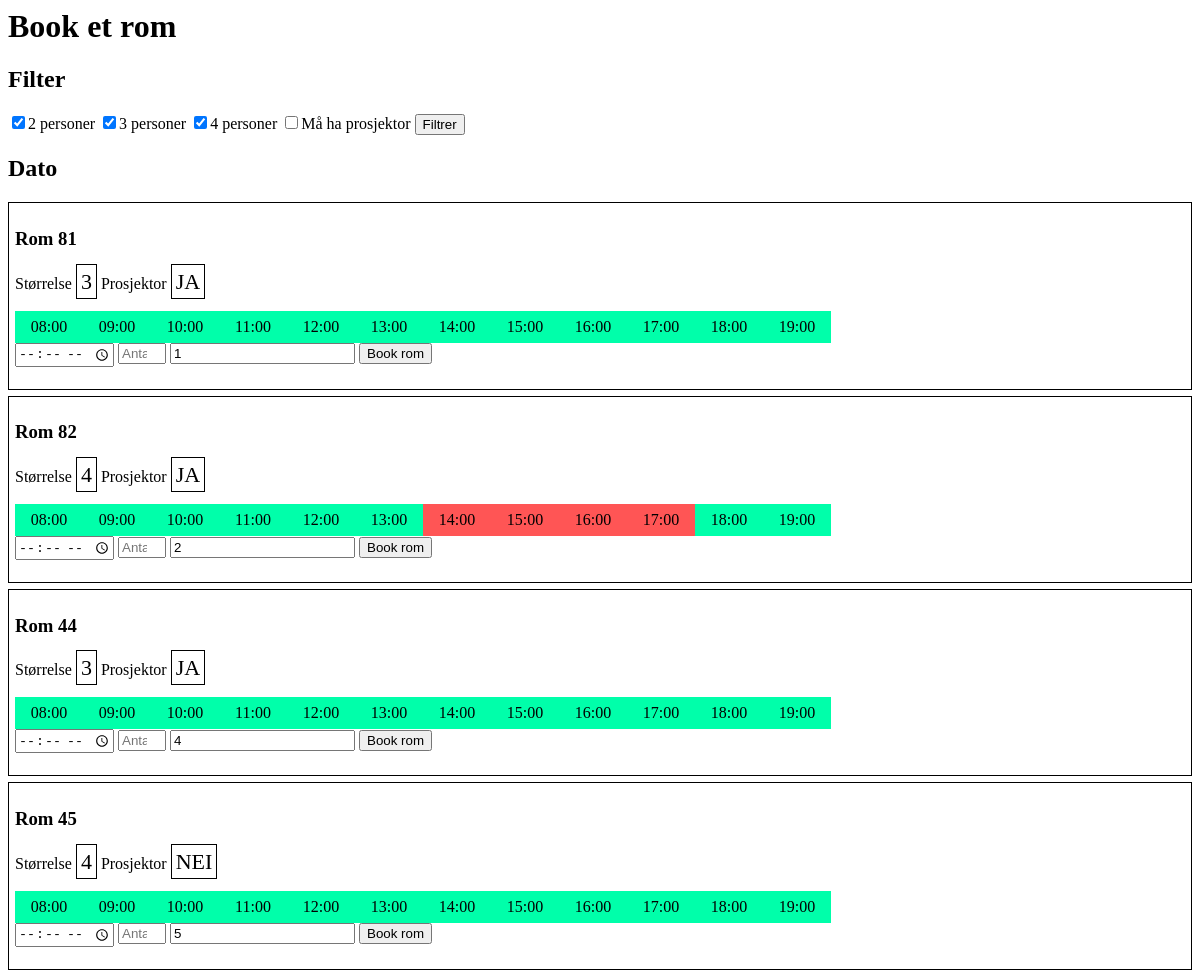
The page / on the database its author committed.
### tables this page shows
CREATE TABLE Rom
(
	RomId int NOT NULL AUTO_INCREMENT,
    Beskrivelse varchar(255),
    Storrelse enum('2', '3', '4'),
    Prosjektor enum('j', 'n'),
    CONSTRAINT pk_RomId PRIMARY KEY (RomId)
);

### index.php (the view, shortened to what this page needs)
<?php
require 'config.php';
?>
<html>
<head>
    <link rel="stylesheet" type="text/css" href="style.css">
</head>
<body>
<h1>Book et rom</h1>
<h2>Filter</h2>
<form method="post">
    <label><input type="checkbox" name="size1" value="2" checked>2 personer</label>
    <label><input type="checkbox" name="size2" value="3" checked>3 personer</label>
    <label><input type="checkbox" name="size3" value="4" checked>4 personer</label>
    <label><input type="checkbox" name="projector" value="j">Må ha prosjektor</label>
    <input type="submit" value="Filtrer" name="filter">
</form>
<h2>Dato</h2>
    <?php
    $querySizes = array(2, 3, 4);
    $queryProjector = "%";
    $queryDate = date("Y-m-d");
    $roomSql = $db->prepare("SELECT * FROM Rom WHERE Storrelse IN (:size1, :size2, :size3) AND Prosjektor LIKE :projector;");
    $roomSql->setFetchMode(PDO::FETCH_OBJ);
    $roomSql->bindParam(':size1', $querySizes[0], PDO::PARAM_STR);
    $roomSql->bindParam(':size2', $querySizes[1], PDO::PARAM_STR);
    $roomSql->bindParam(':size3', $querySizes[2], PDO::PARAM_STR);
    $roomSql->bindParam(':projector', $queryProjector, PDO::PARAM_STR);
    $roomSql->execute();
    while($rom = $roomSql->fetch())
    {
        $roomId = $rom->RomId;
        echo "<div class='roomBlock'>";
        $prosjektor = "JA";
        if ($rom->Prosjektor === "n")
        {
            $prosjektor = "NEI";
        }
        echo "<h3>" . $rom->Beskrivelse . "</h3>";
        echo "<p>Størrelse <span class='infoBlock'>" . $rom->Storrelse . "</span>" . " Prosjektor <span class='infoBlock'>" . $prosjektor . "</span></p>";
        $rentSql = $db->prepare("SELECT * FROM LeieAvRom WHERE RomId LIKE :roomId AND Dato LIKE :date;");
        $rentSql->setFetchMode(PDO::FETCH_OBJ);
        $rentSql->bindParam(':roomId', $roomId, PDO::PARAM_STR);
        $rentSql->bindParam(':date', $queryDate, PDO::PARAM_STR);
        $rentSql->execute();
        $rented = array_fill(0, 12, false);
        while($rent = $rentSql->fetch())
        {
            for ($i = 8; $i <= 20; $i ++)
            {
                $hour = $i * 3600;
                $hours = $rent->AntallTimer;
                $start = strtotime($rent->Tidspunkt);
                $end = $start + (3600 * $hours);
                $cur = strtotime(date('H:i:s', $hour));
                if ($cur > $start + 1 && $cur < $end + 1)
                {
                    $rented[$i - 8] = true;
                }
            }
        }
        $i = 0;
        foreach($rented as $isRented)
        {
            $bgColor = "0fa";
            $rentedVal = 0;
            if ($isRented)
            {
                $bgColor = "f55";
                $rentedVal = 1;
            }
            $mouseClickEvent = "onclick='clickedTimeElement(this, " . $i . ", " . $rentedVal . ", " . $roomId . ");' ";
            $mouseOverEvent = "onmouseover='addHoverToSelection(this, " . $i . ", " . $rentedVal . ", " . $roomId . ");'";
            echo "<div class='timeBlock' " . $mouseClickEvent . $mouseOverEvent . " style='background-color: #" . $bgColor . ";'>" . str_pad($i + 8, 2, '0', STR_PAD_LEFT) . ":00</div>";
            $i ++;
        }
        ?>
        <form method="post" action="bekreftelse.php">
            <input type="time" placeholder="Tidspunkt (f.eks: 10:00)" name ="timeinput">
            <input type="number" min="0" max="8" placeholder="Antall timer" name ="hourinput">
            <?php
                echo "<input type='text' value='" . $roomId . "' name ='idinput'>"
            ?>
            <input type="submit" value="Book rom" name="booking">
        </form>
        <?php
        echo "</div>";
    }
    ?>
</body>
</html>

### style.css (style rules this page uses)
.roomBlock { border: 1px solid #000; display: block; margin-bottom: 6px; padding: 6px; }
.timeBlock { border: 1px solid transparent; display: inline-block; padding: 6px; text-decoration: none; color: #000; width: 54px; text-align: center; }
.infoBlock { border: 1px solid #000; padding: 4px; font-size: 22px; }
.timeBlock, .button { cursor:pointer; }

### rows shown on the page
rom: Beskrivelse "Rom 81", Storrelse "3", prosjektor "JA", i "08", i "09", i "10", i "11", i "12", i "13", i "14", i "15", i "16", i "17", i "18", i "19", idinput "1"
rom: Beskrivelse "Rom 82", Storrelse "4", prosjektor "JA", i "08", i "09", i "10", i "11", i "12", i "13", i "14", i "15", i "16", i "17", i "18", i "19", idinput "2"
rom: Beskrivelse "Rom 44", Storrelse "3", prosjektor "JA", i "08", i "09", i "10", i "11", i "12", i "13", i "14", i "15", i "16", i "17", i "18", i "19", idinput "4"
rom: Beskrivelse "Rom 45", Storrelse "4", Prosjektor "NEI", i "08", i "09", i "10", i "11", i "12", i "13", i "14", i "15", i "16", i "17", i "18", i "19", idinput "5"
